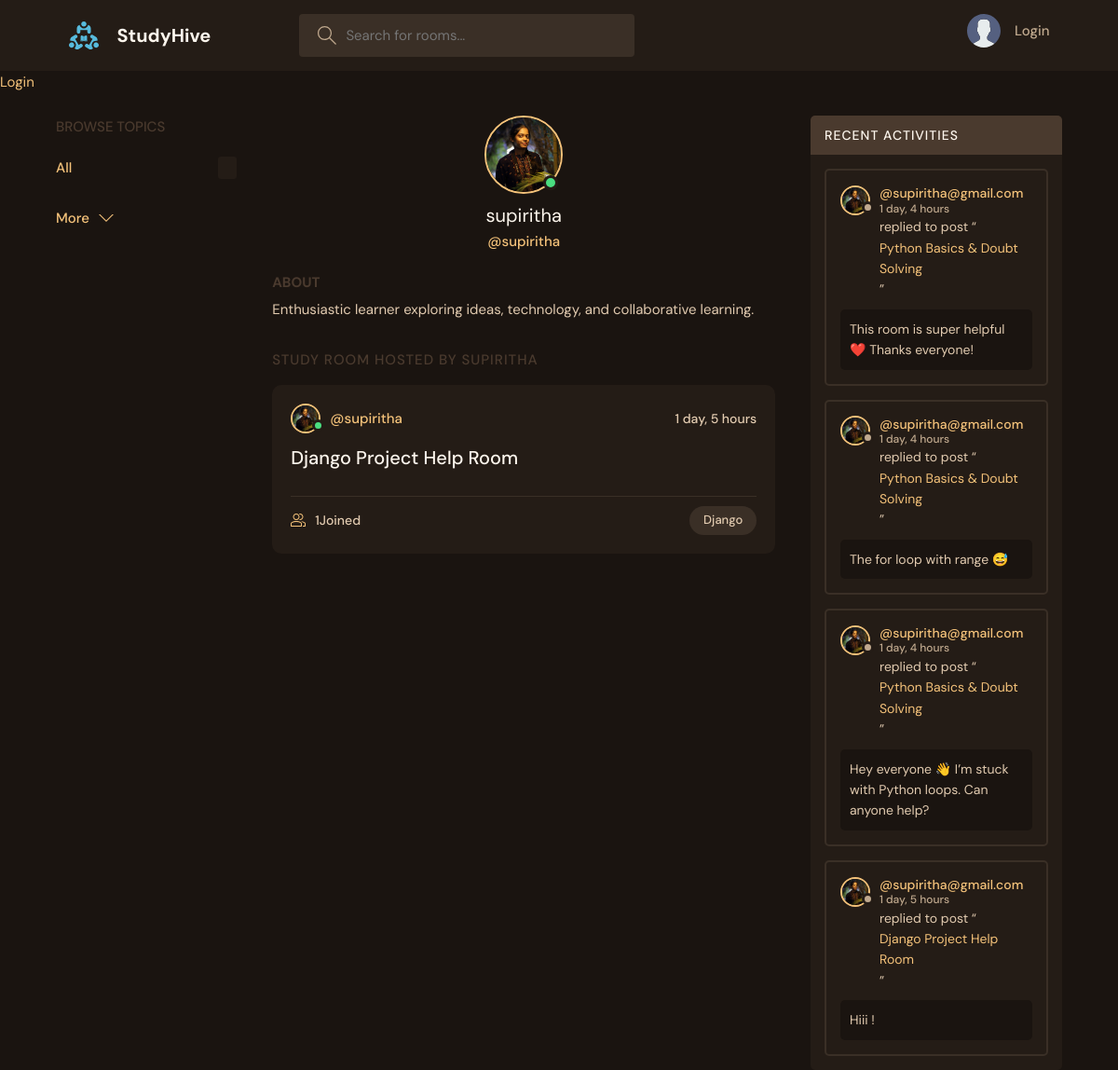
The page /profile/4/ on the database its author committed.
### base/models.py (models this page shows, shortened)
class User(AbstractUser):
    name = models.CharField(max_length=200, null=True)
    email = models.EmailField(unique=True, null=True)
    bio = models.TextField(null=True)
    avatar = models.ImageField(null=True, default="avatar.svg")
    USERNAME_FIELD = 'email'
    REQUIRED_FIELDS = []

class Room(models.Model):
    host = models.ForeignKey(User, on_delete=models.SET_NULL, null=True)
    topic = models.ForeignKey(Topic, on_delete=models.SET_NULL, null=True)
    name = models.CharField(max_length=200)
    description = models.TextField(null=True, blank=True)
    participants = models.ManyToManyField(User,related_name='participants',blank=True)
    updated = models.DateTimeField(auto_now=True)
    created = models.DateTimeField(auto_now_add=True)
    class Meta:
        ordering= ['-updated','-created']
    def __str__(self):
        return self.name

class Topic(models.Model):
    name = models.CharField(max_length=200)

class Message(models.Model):
    user = models.ForeignKey(User, on_delete=models.CASCADE)
    room = models.ForeignKey(Room, on_delete=models.CASCADE)
    body = models.TextField()
    file = models.FileField(upload_to='chat_files/', blank=True, null=True)
    updated = models.DateTimeField(auto_now=True)
    created = models.DateTimeField(auto_now_add=True)
    class Meta:
        ordering= ['-updated','-created']

### base/views.py (the view)
# urls.py: path('profile/<str:pk>/',views.userprofile,name="user-profile"),
def userprofile(request,pk):
      user=User.objects.get(id=pk)
      rooms=user.room_set.all()
      room_messages=user.message_set.all()
      topic=Topic.objects.all()
      context={'user':user,'rooms':rooms,'room_messages':room_messages,"topic":topic}
      return render(request,'base/profile.html',context)

### base/templates/base/profile.html (shortened to what this page needs)
{% extends 'main.html' %}
{% block content %}
<body>
  <main class="profile-page layout layout--3">
    <div class="container">
       {% include 'base/topics_component.html' %}
      <div class="roomList">
        <div class="profile">
          <div class="profile__avatar">
            <div class="avatar avatar--large active">
              <img src="{{ user.avatar.url }}" />
            </div>
          </div>
          <div class="profile__info">
            <h3>{{user.username}}</h3>
            <p>@{{user.username}}</p>
          </div>
          <div class="profile__about">
            <h3>About</h3>
            <p>
              {{user.bio}}
            </p>
          </div>
        </div>
        <div class="roomList__header">
          <div>
            <h2>Study Room Hosted by {{user.username}}</a>
            </h2>
          </div>
        </div>
{% include 'base/feed_component.html' %}
      </div>
       {% include 'base/activity_component.html' %}
    </div>
  </main>
{% endblock content %}

### templates/main.html (shortened to what this page needs)
<!DOCTYPE html>
{% load static %}
<html lang="en">
  <head>
    <link rel="stylesheet" href="{% static 'styles/style.css' %}" />
  </head>
  <body>
    {% include 'navbar.html' %}
    {% block content %}
    {% endblock content%}
  </body>
</html>

### templates/navbar.html (shortened to what this page needs)
    {% load static %}
    <header class="header header--loggedIn">
      <div class="container">
        <a href="{% url 'home' %}" class="header__logo">
          <img src="{% static 'images/logo.svg' %}" />
          <h1>StudyHive</h1>
        </a>
        <form class="header__search" method="GET" action="{% url 'home' %}">
          <label>
            <input name="q" placeholder="Search for rooms..." />
          </label>
        </form>
        <nav class="header__menu">
           {% if request.user.is_authenticated %}
          <div class="header__user">
            <a href="{% url 'updateuser' %}">
              <div class="avatar avatar--medium active">
                <img src="{{request.user.avatar.url}}" />
              </div>
              <p>{{request.user.username}}<span>@{{request.user.username}}</span></p>
            </a>
            <button class="dropdown-button">
              <svg version="1.1" xmlns="http://www.w3.org/2000/svg" width="32" height="32" viewBox="0 0 32 32">
                <title>chevron-down</title>
                <path d="M16 21l-13-13h-3l16 16 16-16h-3l-13 13z"></path>
              </svg>
            </button>
          </div>
          {% else %}
           <a href="{% url 'login' %}">
            <img src="{% static 'images/avatar.svg' %}" />
            <p>Login</p>
          </a>
          {% endif %}
        </nav>
      </div>
    </header>
{% if request.user.is_authenticated %}
<p>Hello {{request.user}}</p>
<a href="{% url 'logout' %}">Logout</a>
{% else %}
<a href="{% url 'login' %}">Login</a>
{% endif %}

### base/templates/base/topics_component.html (shortened to what this page needs)
<div class="topics">
          <div class="topics__header">
            <h2>Browse Topics</h2>
          </div>
          <ul class="topics__list">
            <li>
              <a href="{% url 'home' %}" class="active">All <span>{{topics.count}}</span></a>
            </li>
          </ul>
          <a class="btn btn--link" href="{% url 'topics' %}">
            More
            <svg version="1.1" xmlns="http://www.w3.org/2000/svg" width="32" height="32" viewBox="0 0 32 32">
              <title>chevron-down</title>
              <path d="M16 21l-13-13h-3l16 16 16-16h-3l-13 13z"></path>
            </svg>
          </a>
        </div>

### base/templates/base/feed_component.html (shortened to what this page needs)
 {% for room in rooms %}
<div class="roomListRoom">
            <div class="roomListRoom__header">
              <a href="{% url 'user-profile' room.host.id %}" class="roomListRoom__author">
                <div class="avatar avatar--small active">
                  <img src="{{ room.host.avatar.url }}" />
                </div>
                <span>@{{room.host.username}}</span>
              </a>
              <div class="roomListRoom__actions">
                <span>{{room.created|timesince}}</span>
              </div>
            </div>
            <div class="roomListRoom__content">
              <a href="{% url 'room' room.id %}">{{room.name}}</a>
            </div>
            <div class="roomListRoom__meta">
              <a href="{% url 'room' room.id %}"class="roomListRoom__joined">
                {{room.participants.all.count}}Joined
              </a>
              <p class="roomListRoom__topic">{{room.topic.name}}</p>
            </div>
          </div>
 {% endfor %}

### base/templates/base/activity_component.html (shortened to what this page needs)
     <div class="activities">
          <div class="activities__header">
            <h2>Recent Activities</h2>
          </div>
          {% for message in room_messages %}
          <div class="activities__box">
            <div class="activities__boxHeader roomListRoom__header">
              <a href="{% url 'user-profile' message.user.id %}" class="roomListRoom__author">
                <div class="avatar avatar--small">
                  <img src="{{message.user.avatar.url}}" />
                </div>
                <p>
                  @{{message.user}}
                  <span>{{message.created|timesince}}</span>
                </p>
              </a>
            </div>
            <div class="activities__boxContent">
              <p>replied to post “<a href="{% url 'room' message.room.id %}">{{message.room}}</a>”</p>
              <div class="activities__boxRoomContent">
                {{message.body}}
              </div>
            </div>
          </div>
        {% endfor %}
        </div>

### rows shown on the page
User: avatar (picture), username "supiritha", bio "Enthusiastic learner exploring ideas, technology, and collaborative learning.", username "SUPIRITHA"
Room: host.avatar (picture), host.username "supiritha", created "1 day, 5 hours", name "Django Project Help Room", participants.all.count "1", topic.name "Django"
Message: user.avatar (picture), user "supiritha@gmail.com", created "1 day, 4 hours", room "Python Basics & Doubt Solving", body "This room is super helpful ❤️ Thanks everyone!"
Message: user.avatar (picture), user "supiritha@gmail.com", created "1 day, 4 hours", room "Python Basics & Doubt Solving", body "The for loop with range 😅"
Message: user.avatar (picture), user "supiritha@gmail.com", created "1 day, 4 hours", room "Python Basics & Doubt Solving", body "Hey everyone 👋 I’m stuck with Python loops. Can anyone help?"
Message: user.avatar (picture), user "supiritha@gmail.com", created "1 day, 5 hours", room "Django Project Help Room", body "Hiii !"
